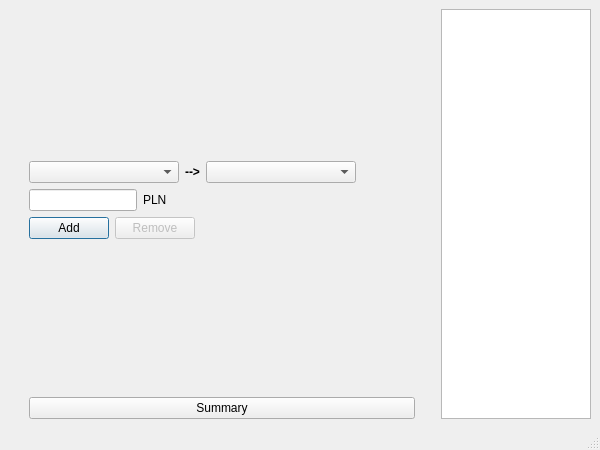
<?xml version="1.0" encoding="UTF-8"?>
<ui version="4.0">
 <class>MainWindow</class>
 <widget class="QMainWindow" name="MainWindow">
  <property name="geometry">
   <rect>
    <x>0</x>
    <y>0</y>
    <width>600</width>
    <height>450</height>
   </rect>
  </property>
  <property name="windowTitle">
   <string>FAcc by Hadenir v1.0</string>
  </property>
  <widget class="QWidget" name="centralWidget">
   <layout class="QHBoxLayout" name="horizontalLayout">
    <item>
     <layout class="QVBoxLayout" name="verticalLayout">
      <property name="leftMargin">
       <number>20</number>
      </property>
      <property name="rightMargin">
       <number>20</number>
      </property>
      <item>
       <spacer name="verticalSpacer">
        <property name="orientation">
         <enum>Qt::Vertical</enum>
        </property>
        <property name="sizeHint" stdset="0">
         <size>
          <width>20</width>
          <height>40</height>
         </size>
        </property>
       </spacer>
      </item>
      <item>
       <layout class="QHBoxLayout" name="horizontalLayout_2">
        <item>
         <widget class="QComboBox" name="buyerComboBox">
          <property name="minimumSize">
           <size>
            <width>150</width>
            <height>0</height>
           </size>
          </property>
         </widget>
        </item>
        <item>
         <widget class="QLabel" name="arrowLabel">
          <property name="text">
           <string notr="true">&lt;b&gt;--&gt;&lt;/b&gt;</string>
          </property>
          <property name="alignment">
           <set>Qt::AlignCenter</set>
          </property>
         </widget>
        </item>
        <item>
         <widget class="QComboBox" name="recipientComboBox">
          <property name="minimumSize">
           <size>
            <width>150</width>
            <height>0</height>
           </size>
          </property>
         </widget>
        </item>
        <item>
         <spacer name="horizontalSpacer">
          <property name="orientation">
           <enum>Qt::Horizontal</enum>
          </property>
          <property name="sizeHint" stdset="0">
           <size>
            <width>40</width>
            <height>20</height>
           </size>
          </property>
         </spacer>
        </item>
       </layout>
      </item>
      <item>
       <layout class="QHBoxLayout" name="horizontalLayout_3">
        <item>
         <widget class="QLineEdit" name="amountLineEdit">
          <property name="sizePolicy">
           <sizepolicy hsizetype="Preferred" vsizetype="Fixed">
            <horstretch>0</horstretch>
            <verstretch>0</verstretch>
           </sizepolicy>
          </property>
          <property name="maxLength">
           <number>6</number>
          </property>
         </widget>
        </item>
        <item>
         <widget class="QLabel" name="currencyLabel">
          <property name="text">
           <string>PLN</string>
          </property>
         </widget>
        </item>
        <item>
         <spacer name="horizontalSpacer_2">
          <property name="orientation">
           <enum>Qt::Horizontal</enum>
          </property>
          <property name="sizeHint" stdset="0">
           <size>
            <width>40</width>
            <height>20</height>
           </size>
          </property>
         </spacer>
        </item>
       </layout>
      </item>
      <item>
       <layout class="QHBoxLayout" name="horizontalLayout_4">
        <item>
         <widget class="QPushButton" name="addPushButton">
          <property name="text">
           <string>Add</string>
          </property>
          <property name="default">
           <bool>true</bool>
          </property>
         </widget>
        </item>
        <item>
         <widget class="QPushButton" name="removePushButton">
          <property name="enabled">
           <bool>false</bool>
          </property>
          <property name="text">
           <string>Remove</string>
          </property>
         </widget>
        </item>
        <item>
         <spacer name="horizontalSpacer_3">
          <property name="orientation">
           <enum>Qt::Horizontal</enum>
          </property>
          <property name="sizeHint" stdset="0">
           <size>
            <width>40</width>
            <height>20</height>
           </size>
          </property>
         </spacer>
        </item>
       </layout>
      </item>
      <item>
       <spacer name="verticalSpacer_2">
        <property name="orientation">
         <enum>Qt::Vertical</enum>
        </property>
        <property name="sizeHint" stdset="0">
         <size>
          <width>20</width>
          <height>40</height>
         </size>
        </property>
       </spacer>
      </item>
      <item>
       <widget class="QPushButton" name="summaryPushButton">
        <property name="text">
         <string>Summary</string>
        </property>
        <property name="flat">
         <bool>false</bool>
        </property>
       </widget>
      </item>
     </layout>
    </item>
    <item>
     <widget class="QListWidget" name="paymentListWidget">
      <property name="maximumSize">
       <size>
        <width>150</width>
        <height>16777215</height>
       </size>
      </property>
     </widget>
    </item>
   </layout>
  </widget>
  <widget class="QMenuBar" name="menubar">
   <property name="geometry">
    <rect>
     <x>0</x>
     <y>0</y>
     <width>600</width>
     <height>21</height>
    </rect>
   </property>
  </widget>
  <widget class="QStatusBar" name="statusbar"/>
 </widget>
 <resources/>
 <connections/>
</ui>
